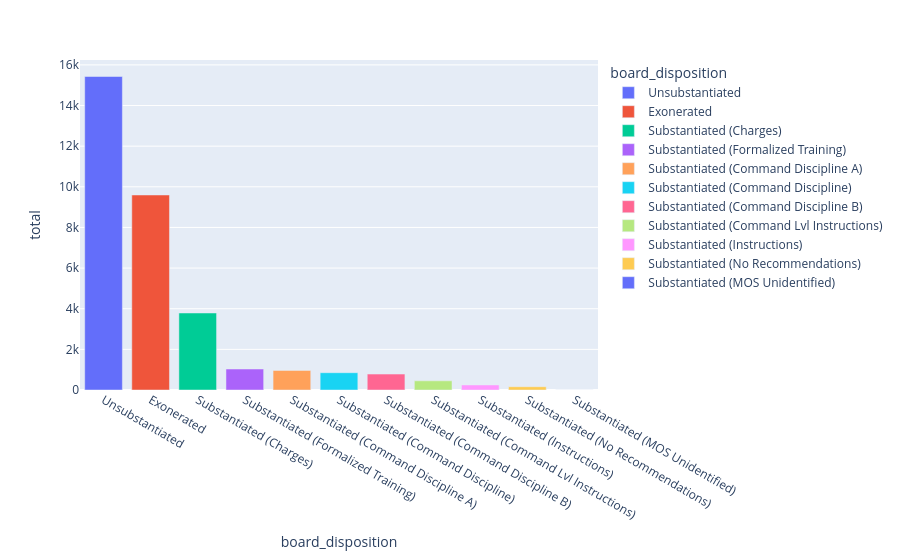

Notebook code cell kept with this figure:
### Code cell
fig = px.bar(board_dis_vals, x="board_disposition", y="total", color="board_disposition")
fig.show()

### Figure 1 — Plotly figure (JSON) as saved in the notebook; plotly's stock layout.template omitted (floating-point values rounded to 4 significant figures)
{"data": [{"alignmentgroup": "True", "hovertemplate": "board_disposition=%{x}<br>total=%{y}<extra></extra>", "legendgroup": "Unsubstantiated", "marker": {"color": "#636efa"}, "name": "Unsubstantiated", "offsetgroup": "Unsubstantiated", "orientation": "v", "showlegend": true, "textposition": "auto", "type": "bar", "x": ["Unsubstantiated"], "xaxis": "x", "y": [15428], "yaxis": "y"}, {"alignmentgroup": "True", "hovertemplate": "board_disposition=%{x}<br>total=%{y}<extra></extra>", "legendgroup": "Exonerated", "marker": {"color": "#EF553B"}, "name": "Exonerated", "offsetgroup": "Exonerated", "orientation": "v", "showlegend": true, "textposition": "auto", "type": "bar", "x": ["Exonerated"], "xaxis": "x", "y": [9597], "yaxis": "y"}, {"alignmentgroup": "True", "hovertemplate": "board_disposition=%{x}<br>total=%{y}<extra></extra>", "legendgroup": "Substantiated (Charges)", "marker": {"color": "#00cc96"}, "name": "Substantiated (Charges)", "offsetgroup": "Substantiated (Charges)", "orientation": "v", "showlegend": true, "textposition": "auto", "type": "bar", "x": ["Substantiated (Charges)"], "xaxis": "x", "y": [3790], "yaxis": "y"}, {"alignmentgroup": "True", "hovertemplate": "board_disposition=%{x}<br>total=%{y}<extra></extra>", "legendgroup": "Substantiated (Formalized Training)", "marker": {"color": "#ab63fa"}, "name": "Substantiated (Formalized Training)", "offsetgroup": "Substantiated (Formalized Training)", "orientation": "v", "showlegend": true, "textposition": "auto", "type": "bar", "x": ["Substantiated (Formalized Training)"], "xaxis": "x", "y": [1033], "yaxis": "y"}, {"alignmentgroup": "True", "hovertemplate": "board_disposition=%{x}<br>total=%{y}<extra></extra>", "legendgroup": "Substantiated (Command Discipline A)", "marker": {"color": "#FFA15A"}, "name": "Substantiated (Command Discipline A)", "offsetgroup": "Substantiated (Command Discipline A)", "orientation": "v", "showlegend": true, "textposition": "auto", "type": "bar", "x": ["Substantiated (Command Discipline A)"], "xaxis": "x", "y": [962], "yaxis": "y"}, {"alignmentgroup": "True", "hovertemplate": "board_disposition=%{x}<br>total=%{y}<extra></extra>", "legendgroup": "Substantiated (Command Discipline)", "marker": {"color": "#19d3f3"}, "name": "Substantiated (Command Discipline)", "offsetgroup": "Substantiated (Command Discipline)", "orientation": "v", "showlegend": true, "textposition": "auto", "type": "bar", "x": ["Substantiated (Command Discipline)"], "xaxis": "x", "y": [851], "yaxis": "y"}, {"alignmentgroup": "True", "hovertemplate": "board_disposition=%{x}<br>total=%{y}<extra></extra>", "legendgroup": "Substantiated (Command Discipline B)", "marker": {"color": "#FF6692"}, "name": "Substantiated (Command Discipline B)", "offsetgroup": "Substantiated (Command Discipline B)", "orientation": "v", "showlegend": true, "textposition": "auto", "type": "bar", "x": ["Substantiated (Command Discipline B)"], "xaxis": "x", "y": [784], "yaxis": "y"}, {"alignmentgroup": "True", "hovertemplate": "board_disposition=%{x}<br>total=%{y}<extra></extra>", "legendgroup": "Substantiated (Command Lvl Instructions)", "marker": {"color": "#B6E880"}, "name": "Substantiated (Command Lvl Instructions)", "offsetgroup": "Substantiated (Command Lvl Instructions)", "orientation": "v", "showlegend": true, "textposition": "auto", "type": "bar", "x": ["Substantiated (Command Lvl Instructions)"], "xaxis": "x", "y": [452], "yaxis": "y"}, {"alignmentgroup": "True", "hovertemplate": "board_disposition=%{x}<br>total=%{y}<extra></extra>", "legendgroup": "Substantiated (Instructions)", "marker": {"color": "#FF97FF"}, "name": "Substantiated (Instructions)", "offsetgroup": "Substantiated (Instructions)", "orientation": "v", "showlegend": true, "textposition": "auto", "type": "bar", "x": ["Substantiated (Instructions)"], "xaxis": "x", "y": [247], "yaxis": "y"}, {"alignmentgroup": "True", "hovertemplate": "board_disposition=%{x}<br>total=%{y}<extra></extra>", "legendgroup": "Substantiated (No Recommendations)", "marker": {"color": "#FECB52"}, "name": "Substantiated (No Recommendations)", "offsetgroup": "Substantiated (No Recommendations)", "orientation": "v", "showlegend": true, "textposition": "auto", "type": "bar", "x": ["Substantiated (No Recommendations)"], "xaxis": "x", "y": [161], "yaxis": "y"}, {"alignmentgroup": "True", "hovertemplate": "board_disposition=%{x}<br>total=%{y}<extra></extra>", "legendgroup": "Substantiated (MOS Unidentified)", "marker": {"color": "#636efa"}, "name": "Substantiated (MOS Unidentified)", "offsetgroup": "Substantiated (MOS Unidentified)", "orientation": "v", "showlegend": true, "textposition": "auto", "type": "bar", "x": ["Substantiated (MOS Unidentified)"], "xaxis": "x", "y": [1], "yaxis": "y"}], "layout": {"barmode": "relative", "legend": {"title": {"text": "board_disposition"}, "tracegroupgap": 0}, "margin": {"t": 60}, "xaxis": {"anchor": "y", "categoryarray": ["Unsubstantiated", "Exonerated", "Substantiated (Charges)", "Substantiated (Formalized Training)", "Substantiated (Command Discipline A)", "Substantiated (Command Discipline)", "Substantiated (Command Discipline B)", "Substantiated (Command Lvl Instructions)", "Substantiated (Instructions)", "Substantiated (No Recommendations)", "Substantiated (MOS Unidentified)"], "categoryorder": "array", "domain": [0, 1], "title": {"text": "board_disposition"}}, "yaxis": {"anchor": "x", "domain": [0, 1], "title": {"text": "total"}}}}
